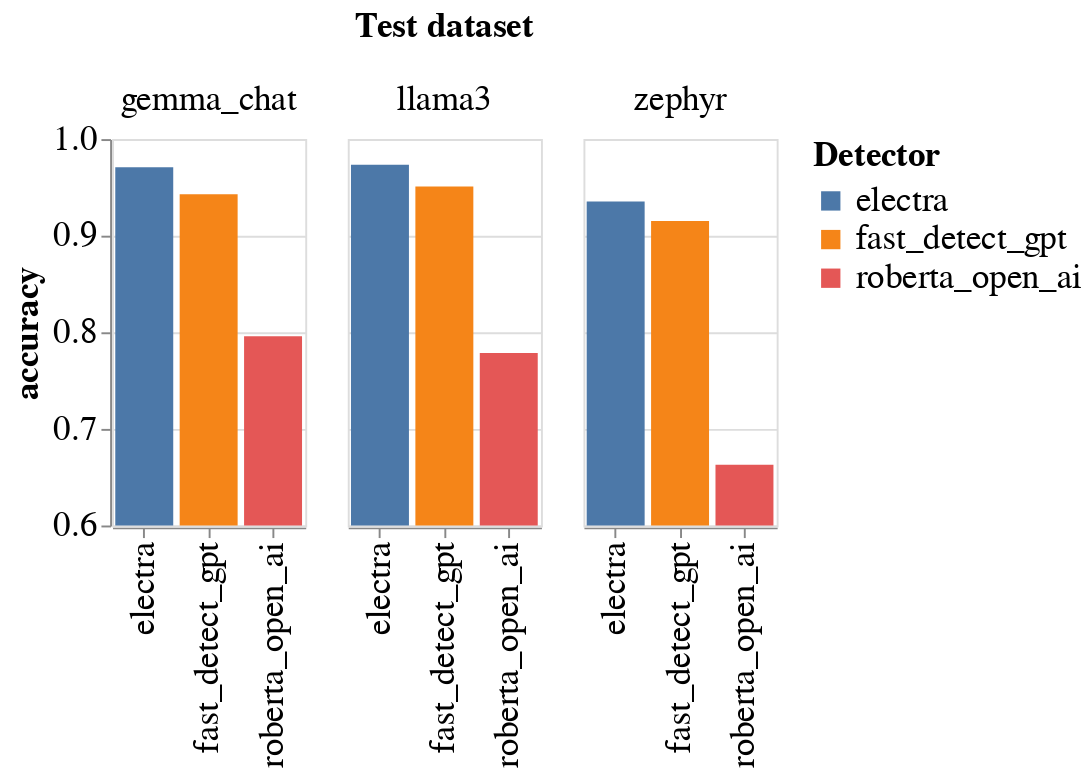

The notebook cell this image was saved under:
### Code cell
zero_shot_detectors_and_best_trained = ["fast_detect_gpt", "roberta_base_open_ai", "electra_large_phi"]
zero_shot_only_only_df = freeze_base_df[freeze_base_df["detector"].apply(lambda x: x in zero_shot_detectors_and_best_trained)]

# only keep chat datasets
chat_models = ["gemma_chat", "zephyr", "llama3"]
zero_shot_only_only_df = zero_shot_only_only_df[zero_shot_only_only_df["dataset"].apply(lambda x: x in chat_models)]


# same as above but with bar chart
bar_chart = alt.Chart(zero_shot_only_only_df).mark_bar().encode(
    alt.X('detector_short_name:N', sort=None, title=None),
    alt.Y('accuracy:Q').scale(alt.Scale(domain=(0.6, 1), clamp=True)),
    #alt.Y('accuracy:Q'),
    alt.Color("detector_short_name:N", title="Detector"),
    column=alt.Column("dataset:N", title="Test dataset")
).properties(
    width=100,
    height=200,  
).configure_axis(
    labelFontSize=18,
    titleFontSize=18,
).configure_legend(
    labelFontSize=18,
    titleFontSize=18,
    titleLimit=0
).configure_header(
    titleFontSize=18,
    labelFontSize=18
)
bar_chart.save("notebooks/plots/heatmap_zero_shot_bar.png")
bar_chart

### Figure 1 — Vega-Lite specification as saved in the notebook (floating-point values rounded to 4 significant figures)
{"config": {"view": {"continuousWidth": 300, "continuousHeight": 300}, "axis": {"labelFontSize": 18, "titleFontSize": 18}, "header": {"labelFontSize": 18, "titleFontSize": 18}, "legend": {"labelFontSize": 18, "titleFontSize": 18, "titleLimit": 0}}, "data": {"name": "data-e9828c730ce7d3d39f6d580a71c88ff4"}, "mark": {"type": "bar"}, "encoding": {"color": {"field": "detector_short_name", "title": "Detector", "type": "nominal"}, "column": {"field": "dataset", "title": "Test dataset", "type": "nominal"}, "x": {"field": "detector_short_name", "sort": null, "title": null, "type": "nominal"}, "y": {"field": "accuracy", "scale": {"clamp": true, "domain": [0.6, 1]}, "type": "quantitative"}}, "height": 200, "width": 100, "$schema": "https://vega.github.io/schema/vega-lite/v5.17.0.json", "datasets": {"data-e9828c730ce7d3d39f6d580a71c88ff4": [{"accuracy": 0.971, "precision": 0.9692, "recall": 0.9729, "f1_score": 0.971, "fp_rate": 0.03097, "std_accuracy": 0.003671, "std_precision": 0.005411, "std_recall": 0.005101, "std_f1_score": 0.003729, "std_fp_rate": 0.005439, "TP": 969.7, "TN": 964.4, "FP": 30.82, "FN": 27.03, "base_detector": "electra_large", "trained_on_dataset": "phi", "detector": "electra_large_phi", "dataset": "gemma_chat", "detector_short_name": "electra"}, {"accuracy": 0.9736, "precision": 0.9694, "recall": 0.9781, "f1_score": 0.9737, "fp_rate": 0.03097, "std_accuracy": 0.003589, "std_precision": 0.005385, "std_recall": 0.004703, "std_f1_score": 0.003616, "std_fp_rate": 0.005439, "TP": 974.9, "TN": 964.4, "FP": 30.82, "FN": 21.82, "base_detector": "electra_large", "trained_on_dataset": "phi", "detector": "electra_large_phi", "dataset": "llama3", "detector_short_name": "electra"}, {"accuracy": 0.9355, "precision": 0.9719, "recall": 0.897, "f1_score": 0.9329, "fp_rate": 0.0259, "std_accuracy": 0.005809, "std_precision": 0.005666, "std_recall": 0.01013, "std_f1_score": 0.006227, "std_fp_rate": 0.005181, "TP": 793.4, "TN": 861.5, "FP": 22.91, "FN": 91.15, "base_detector": "electra_large", "trained_on_dataset": "phi", "detector": "electra_large_phi", "dataset": "zephyr", "detector_short_name": "electra"}, {"accuracy": 0.9428, "precision": 0.92, "recall": 0.9699, "f1_score": 0.9443, "fp_rate": 0.08425, "std_accuracy": 0.00502, "std_precision": 0.008198, "std_recall": 0.005362, "std_f1_score": 0.005098, "std_fp_rate": 0.008476, "TP": 965.7, "TN": 912.4, "FP": 83.94, "FN": 29.96, "base_detector": "fast_detect_gpt", "trained_on_dataset": "z", "detector": "fast_detect_gpt", "dataset": "gemma_chat", "detector_short_name": "fast_detect_gpt"}, {"accuracy": 0.9151, "precision": 0.9128, "recall": 0.9178, "f1_score": 0.9153, "fp_rate": 0.08753, "std_accuracy": 0.00665, "std_precision": 0.00955, "std_recall": 0.009395, "std_f1_score": 0.006959, "std_fp_rate": 0.009585, "TP": 811.3, "TN": 807.5, "FP": 77.46, "FN": 72.69, "base_detector": "fast_detect_gpt", "trained_on_dataset": "z", "detector": "fast_detect_gpt", "dataset": "zephyr", "detector_short_name": "fast_detect_gpt"}, {"accuracy": 0.9509, "precision": 0.9213, "recall": 0.9861, "f1_score": 0.9526, "fp_rate": 0.08426, "std_accuracy": 0.004882, "std_precision": 0.008236, "std_recall": 0.003756, "std_f1_score": 0.004847, "std_fp_rate": 0.008758, "TP": 982.3, "TN": 911.9, "FP": 83.91, "FN": 13.86, "base_detector": "fast_detect_gpt", "trained_on_dataset": "z", "detector": "fast_detect_gpt", "dataset": "llama3", "detector_short_name": "fast_detect_gpt"}, {"accuracy": 0.7958, "precision": 0.7399, "recall": 0.9119, "f1_score": 0.8169, "fp_rate": 0.32, "std_accuracy": 0.009095, "std_precision": 0.01262, "std_recall": 0.008911, "std_f1_score": 0.008973, "std_fp_rate": 0.01465, "TP": 907.5, "TN": 677.8, "FP": 319.0, "FN": 87.69, "base_detector": "roberta_base_open_ai", "trained_on_dataset": "z", "detector": "roberta_base_open_ai", "dataset": "gemma_chat", "detector_short_name": "roberta_open_ai"}, {"accuracy": 0.6628, "precision": 0.6084, "recall": 0.9141, "f1_score": 0.7304, "fp_rate": 0.5884, "std_accuracy": 0.01106, "std_precision": 0.01343, "std_recall": 0.009451, "std_f1_score": 0.01066, "std_fp_rate": 0.01621, "TP": 808.4, "TN": 364.1, "FP": 520.4, "FN": 75.99, "base_detector": "roberta_base_open_ai", "trained_on_dataset": "z", "detector": "roberta_base_open_ai", "dataset": "zephyr", "detector_short_name": "roberta_open_ai"}, {"accuracy": 0.7786, "precision": 0.7198, "recall": 0.9119, "f1_score": 0.8044, "fp_rate": 0.3545, "std_accuracy": 0.009445, "std_precision": 0.01271, "std_recall": 0.008911, "std_f1_score": 0.009129, "std_fp_rate": 0.01555, "TP": 907.5, "TN": 643.4, "FP": 353.4, "FN": 87.69, "base_detector": "roberta_base_open_ai", "trained_on_dataset": "z", "detector": "roberta_base_open_ai", "dataset": "llama3", "detector_short_name": "roberta_open_ai"}]}}
